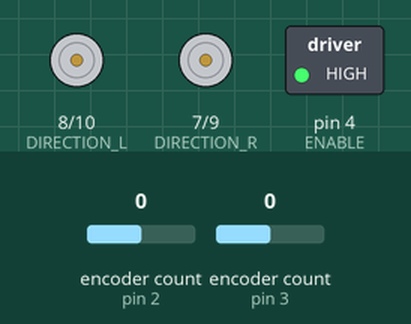
This sketch was run on a simulated Arduino Uno, built with avr-gcc and run on an emulated ATmega328P. On the bench: direction and speed pins drawn as motors (green arrow = direction pin HIGH = forward, orange = LOW = backward, longer = more drive), switched loads named in the sketch (green lamp = pin HIGH). Inputs (shaded band) come from the test bench; at power-on: encoder count (sensors on pin 2, pin 3) 0. What the sketch prints to the serial monitor is not drawn.

Above: at 0.1 s.
At 3.1 s:
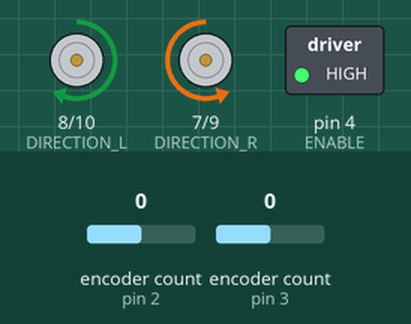
Timing chart, 0 to 4.6 s (numbered marks = the images above):
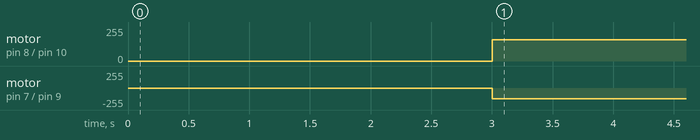

Measured:
- by itself, motor on pin 8 (DIRECTION_L) / pin 10 (SPEED_L): stopped → forward 159/255 at 3.0 s
- by itself, motor on pin 7 (DIRECTION_R) / pin 9 (SPEED_R): stopped → backward 159/255 at 3.0 s

The sketch:

StepExperiment.ino
```cpp
/* StepExperiment.ino
 *
 * Purpose : This file was used to determine the step response of the system's speed
 * and angular speed to a certain voltage. The constants STEP_VOLTAGE_DIS and
 * STEP_VOLTAGE_ROT can be altered to represent a certain step voltage into the
 * system for either distance control or rotation control (respectivley). Speed samples
 * and angular speed samples are outputted on the serial monitor.
 */

 // important parameters
#define STEP_VOLTAGE_DIS           0
#define STEP_VOLTAGE_ROT           10

// libraries
#include <Encoder.h>

// system constants
#define SAMPLE_TIME     40    // sampling time in milliseconds
#define MAX_VOLTAGE     8.0   // maximum voltage of the input into the motor
#define WHEEL_RADIUS    0.0745   // radius of wheel in meters
#define WHEEL_DISTANCE  0.290    // distance between wheels in meters
#define START_DELAY     3000  // start delay in millisconds

// conversion constants
#define RAD_IN_DEG      0.01745329
#define METERS_IN_FEET  0.3048

// pins
#define CHANNEL_RA      2     // encoder input pin for right motor channel A
#define CHANNEL_LA      3     // encoder input pin for left motor channel A
#define CHANNEL_RB      5     // encoder input pin for right motor channel B
#define CHANNEL_LB      6     // encoder input pin for left motor channel B
#define ENABLE          4     // enables right motor
#define DIRECTION_R     7     // right motor direction
#define DIRECTION_L     8     // left motor direction
#define SPEED_R         9    // PWM pin for right motor speed
#define SPEED_L         10    // PWM pin for left motor speed

// sets encoder functions
Encoder rightEnc(CHANNEL_RA, CHANNEL_RB);
Encoder leftEnc(CHANNEL_LA, CHANNEL_LB);

// global variables
double actPos_dis = 0;
double actPos_rot = 0;
double actSpeed_dis = 0;
double actSpeed_rot = 0;

void setup() {

  // serial communication initialization
  Serial.begin(115200);

  // assigns pins as either inputs or outputs
  pinMode(CHANNEL_RA, INPUT);
  pinMode(CHANNEL_LA, INPUT);
  pinMode(CHANNEL_RB, INPUT);
  pinMode(CHANNEL_LB, INPUT);
  pinMode(ENABLE, OUTPUT);
  pinMode(DIRECTION_R, OUTPUT);
  pinMode(DIRECTION_L, OUTPUT);
  pinMode(SPEED_R, OUTPUT);
  pinMode(SPEED_L, OUTPUT);

  // enables motors
  digitalWrite(ENABLE, HIGH);

  // writes direction to motor
  digitalWrite(DIRECTION_R, LOW);
  digitalWrite(DIRECTION_L, LOW);

} // end of setup


void loop() {

  // static variables
  static unsigned long currentTime = 0;
  static double newDeg_R = 0;
  static double newDeg_L = 0;
  static double oldDeg_R = 0;
  static double oldDeg_L = 0;
  static double angVel_R = 0;
  static double angVel_L = 0;
  static double sumVoltage = 0;
  static double difVoltage = 0;
  static double rightVoltage = 0;
  static double leftVoltage = 0;

  // measures time for delay
  currentTime = millis();

  // starts motor after appropriate time delay
  if (millis() >= START_DELAY) {
    sumVoltage = STEP_VOLTAGE_DIS;
    difVoltage = STEP_VOLTAGE_ROT;
  }

  // takes sample of position
  newDeg_R = ((double)rightEnc.read() * 360) / 3200;
  newDeg_L = -((double)leftEnc.read() * 360) / 3200;

  // calculates positions of system
  actPos_dis = WHEEL_RADIUS * 0.5 * (newDeg_R + newDeg_L) * RAD_IN_DEG;
  actPos_rot = (WHEEL_RADIUS / WHEEL_DISTANCE) * (newDeg_R - newDeg_L);

  // calculates wheel angular speeds
  angVel_R = (1000 * (newDeg_R - oldDeg_R)) / SAMPLE_TIME;
  angVel_L = (1000 * (newDeg_L - oldDeg_L)) / SAMPLE_TIME;

  // calculates speeds of system
  actSpeed_dis = WHEEL_RADIUS * 0.5 * (angVel_R + angVel_L) * RAD_IN_DEG;
  actSpeed_rot = (WHEEL_RADIUS / WHEEL_DISTANCE) * (angVel_R - angVel_L);

  // determines voltages
  rightVoltage = 0.5 * (sumVoltage + difVoltage);
  leftVoltage = 0.5 * (sumVoltage - difVoltage);
  if (leftVoltage > MAX_VOLTAGE) leftVoltage = MAX_VOLTAGE;
  else if (leftVoltage < -MAX_VOLTAGE) leftVoltage = -MAX_VOLTAGE;
  if (rightVoltage > MAX_VOLTAGE) rightVoltage = MAX_VOLTAGE;
  else if (rightVoltage < -MAX_VOLTAGE) rightVoltage = -MAX_VOLTAGE;

  // determines direction of each motorr and then writes to the motor
  if(rightVoltage < 0) digitalWrite(DIRECTION_R, HIGH);
  else digitalWrite(DIRECTION_R, LOW);
  if(leftVoltage < 0) digitalWrite(DIRECTION_L, HIGH);
  else digitalWrite(DIRECTION_L, LOW);
  analogWrite(SPEED_R, abs(rightVoltage*255/ MAX_VOLTAGE));
  analogWrite(SPEED_L, abs(leftVoltage*255/ MAX_VOLTAGE));

  // displays samples
  Serial.print((double)currentTime / 1000); // sample time in seconds
  Serial.print("\t");
  Serial.print(actSpeed_dis, 2);
  Serial.print("\t");
  Serial.print(actSpeed_rot, 2);
  Serial.print("\t");
  Serial.print(actPos_dis, 2);
  Serial.print("\t");
  Serial.print(actPos_rot, 2);
  Serial.print("\n\r");

  // reassigns old degree variables
  oldDeg_R = newDeg_R;
  oldDeg_L = newDeg_L;

  // ensures function isn't taking too long
  if (millis() > (currentTime + SAMPLE_TIME)) Serial.println("ERROR: Under Sampling!");

  // creates delay of SAMPLE_TIME ms
  while(millis() < (currentTime + SAMPLE_TIME));

} // end of loop
```
